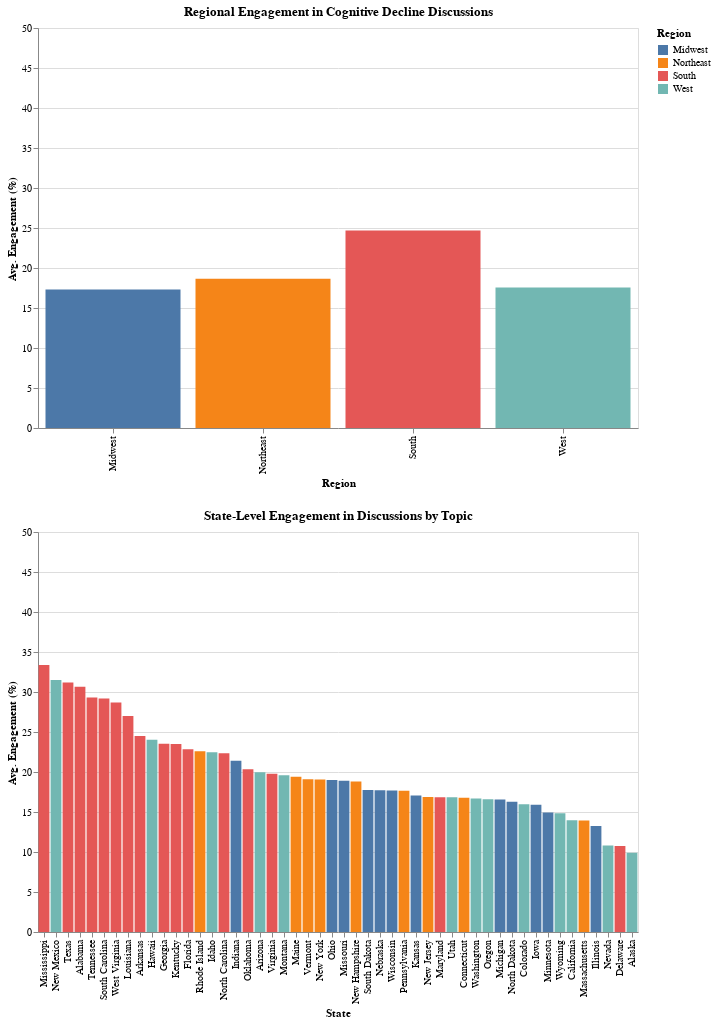

The notebook cell saved with this chart:
### Code cell
import altair as alt
import pandas as pd

# Disable the row limit for large datasets
alt.data_transformers.disable_max_rows()

# Load the dataset
df = pd.read_csv('cognitive_decline_df.csv')

# Clean column names and ensure Data_Value is numeric
df.columns = df.columns.str.strip().str.replace(' ', '_')
df['Data_Value'] = pd.to_numeric(df['Data_Value'], errors='coerce')

# Define U.S. regions based on states
regions = {
    'Northeast': ['Maine', 'New Hampshire', 'Vermont', 'Massachusetts', 'Rhode Island', 'Connecticut', 'New York', 'New Jersey', 'Pennsylvania'],
    'Midwest': ['Ohio', 'Indiana', 'Illinois', 'Michigan', 'Wisconsin', 'Minnesota', 'Iowa', 'Missouri', 'North Dakota', 'South Dakota', 'Nebraska', 'Kansas'],
    'South': ['Delaware', 'Maryland', 'District_of_Columbia', 'Virginia', 'West Virginia', 'North Carolina', 'South Carolina', 'Georgia', 'Florida', 'Kentucky', 'Tennessee', 'Mississippi', 'Alabama', 'Oklahoma', 'Texas', 'Arkansas', 'Louisiana'],
    'West': ['Idaho', 'Montana', 'Wyoming', 'Nevada', 'Utah', 'Colorado', 'Arizona', 'New Mexico', 'Alaska', 'Washington', 'Oregon', 'California', 'Hawaii']
}

# Create a reverse mapping from state to region
state_to_region = {state: region for region, states in regions.items() for state in states}

# Add a Region column to the dataframe
df['Region'] = df['LocationDesc'].map(state_to_region)

# Filter out rows where Region is not defined (in case there are missing states)
df_filtered = df.dropna(subset=['Region'])

# Replace NaN values in Data_Value with 0
df_filtered['Data_Value'] = df_filtered['Data_Value'].fillna(0)

# Step 1: Create a dropdown menu for Topic selection, initialized with the first topic
initial_topic = df_filtered['Topic'].unique()[0]  # Get the first topic
topic_dropdown = alt.binding_select(options=list(df_filtered['Topic'].unique()), name='Topic: ')
topic_selection = alt.selection_point(fields=['Topic'], bind=topic_dropdown, value=initial_topic)  # Pass the string value directly

# Step 2: Group by region to calculate the average percentage for each region
df_aggregated_region = df_filtered.groupby(['Region', 'Topic'], as_index=False).agg({'Data_Value': 'mean'})

# Group by state to calculate the average percentage for each state
df_aggregated_state = df_filtered.groupby(['LocationDesc', 'Region', 'Topic'], as_index=False).agg({'Data_Value': 'mean'})

# Step 3: Regional bar chart with topic and region selector
region_selection = alt.selection_point(fields=['Region'], bind='legend')

regional_bar = alt.Chart(df_aggregated_region).mark_bar().encode(
    x=alt.X('Region:N', title='Region'),
    y=alt.Y('Data_Value:Q', title='Avg. Engagement (%)', scale=alt.Scale(domain=[0, 50])),  # Limit y-axis to 100%
    color=alt.Color('Region:N', title='Region'),
    tooltip=[alt.Tooltip('Region:N'), alt.Tooltip('Data_Value:Q', title='Avg. Engagement (%)')]
).add_selection(
    region_selection
).transform_filter(
    topic_selection  # Filter based on selected topic
).properties(
    width=600,
    height=400,
    title="Regional Engagement in Cognitive Decline Discussions"
)

# Step 4: State-level bar charts
state_bar = alt.Chart(df_aggregated_state).mark_bar().encode(
    x=alt.X('LocationDesc:N', title='State', sort='-y'),  # Sort states by the engagement levels
    y=alt.Y('Data_Value:Q', title='Avg. Engagement (%)', scale=alt.Scale(domain=[0, 50])),  # Engagement in percentage
    color=alt.Color('Region:N', title='Region'),  # Same color as the region
    tooltip=[alt.Tooltip('LocationDesc:N', title='State'), alt.Tooltip('Data_Value:Q', title='Avg. Engagement (%)')]
).transform_filter(
    region_selection & topic_selection  # Filter based on both the region and selected topic
).properties(
    width=600,
    height=400,
    title="State-Level Engagement in Discussions by Topic"
)

# Step 5: Combine the two charts into a linked view and include the dropdown
linked_dashboard = alt.vconcat(
    regional_bar.add_selection(topic_selection),
    state_bar
)

linked_dashboard.display()

### Figure 1 — Vega-Lite specification as saved in the notebook (floating-point values rounded to 4 significant figures; data arrays with more than 128 entries replaced by an {"elided": "..."} marker saying what was removed)
{"config": {"view": {"continuousWidth": 300, "continuousHeight": 300}}, "vconcat": [{"data": {"name": "data-5853dc658ea33c9e4e69a3323083cdcb"}, "mark": {"type": "bar"}, "encoding": {"color": {"field": "Region", "title": "Region", "type": "nominal"}, "tooltip": [{"field": "Region", "type": "nominal"}, {"field": "Data_Value", "title": "Avg. Engagement (%)", "type": "quantitative"}], "x": {"field": "Region", "title": "Region", "type": "nominal"}, "y": {"field": "Data_Value", "scale": {"domain": [0, 50]}, "title": "Avg. Engagement (%)", "type": "quantitative"}}, "height": 400, "name": "view_8", "title": "Regional Engagement in Cognitive Decline Discussions", "transform": [{"filter": {"param": "param_20"}}], "width": 600}, {"data": {"name": "data-7b12a8a5acca46d19f02b076c8b468cb"}, "mark": {"type": "bar"}, "encoding": {"color": {"field": "Region", "title": "Region", "type": "nominal"}, "tooltip": [{"field": "LocationDesc", "title": "State", "type": "nominal"}, {"field": "Data_Value", "title": "Avg. Engagement (%)", "type": "quantitative"}], "x": {"field": "LocationDesc", "sort": "-y", "title": "State", "type": "nominal"}, "y": {"field": "Data_Value", "scale": {"domain": [0, 50]}, "title": "Avg. Engagement (%)", "type": "quantitative"}}, "height": 400, "title": "State-Level Engagement in Discussions by Topic", "transform": [{"filter": {"and": [{"param": "param_21"}, {"param": "param_20"}]}}], "width": 600}], "params": [{"name": "param_21", "select": {"type": "point", "fields": ["Region"]}, "bind": "legend", "views": ["view_8"]}, {"name": "param_20", "select": {"type": "point", "fields": ["Topic"]}, "bind": {"input": "select", "options": ["Functional difficulties associated with subjective cognitive decline or memory loss among older adults", "Talked with health care professional about subjective cognitive decline or memory loss", "Subjective cognitive decline or memory loss among older adults", "Need assistance with day-to-day activities because of subjective cognitive decline or memory loss"], "name": "Topic: "}, "value": "Functional difficulties associated with subjective cognitive decline or memory loss among older adults", "views": ["view_8"]}], "$schema": "https://vega.github.io/schema/vega-lite/v5.8.0.json", "datasets": {"data-5853dc658ea33c9e4e69a3323083cdcb": [{"Region": "Midwest", "Topic": "Functional difficulties associated with subjective cognitive decline or memory loss among older adults", "Data_Value": 17.32}, {"Region": "Midwest", "Topic": "Need assistance with day-to-day activities because of subjective cognitive decline or memory loss", "Data_Value": 14.66}, {"Region": "Midwest", "Topic": "Subjective cognitive decline or memory loss among older adults", "Data_Value": 5.96}, {"Region": "Midwest", "Topic": "Talked with health care professional about subjective cognitive decline or memory loss", "Data_Value": 22.87}, {"Region": "Northeast", "Topic": "Functional difficulties associated with subjective cognitive decline or memory loss among older adults", "Data_Value": 18.64}, {"Region": "Northeast", "Topic": "Need assistance with day-to-day activities because of subjective cognitive decline or memory loss", "Data_Value": 15.46}, {"Region": "Northeast", "Topic": "Subjective cognitive decline or memory loss among older adults", "Data_Value": 6.516}, {"Region": "Northeast", "Topic": "Talked with health care professional about subjective cognitive decline or memory loss", "Data_Value": 26.5}, {"Region": "South", "Topic": "Functional difficulties associated with subjective cognitive decline or memory loss among older adults", "Data_Value": 24.7}, {"Region": "South", "Topic": "Need assistance with day-to-day activities because of subjective cognitive decline or memory loss", "Data_Value": 21.66}, {"Region": "South", "Topic": "Subjective cognitive decline or memory loss among older adults", "Data_Value": 7.838}, {"Region": "South", "Topic": "Talked with health care professional about subjective cognitive decline or memory loss", "Data_Value": 26.4}, {"Region": "West", "Topic": "Functional difficulties associated with subjective cognitive decline or memory loss among older adults", "Data_Value": 17.55}, {"Region": "West", "Topic": "Need assistance with day-to-day activities because of subjective cognitive decline or memory loss", "Data_Value": 14.37}, {"Region": "West", "Topic": "Subjective cognitive decline or memory loss among older adults", "Data_Value": 6.723}, {"Region": "West", "Topic": "Talked with health care professional about subjective cognitive decline or memory loss", "Data_Value": 23.18}], "data-7b12a8a5acca46d19f02b076c8b468cb": {"elided": "200 records"}}}
